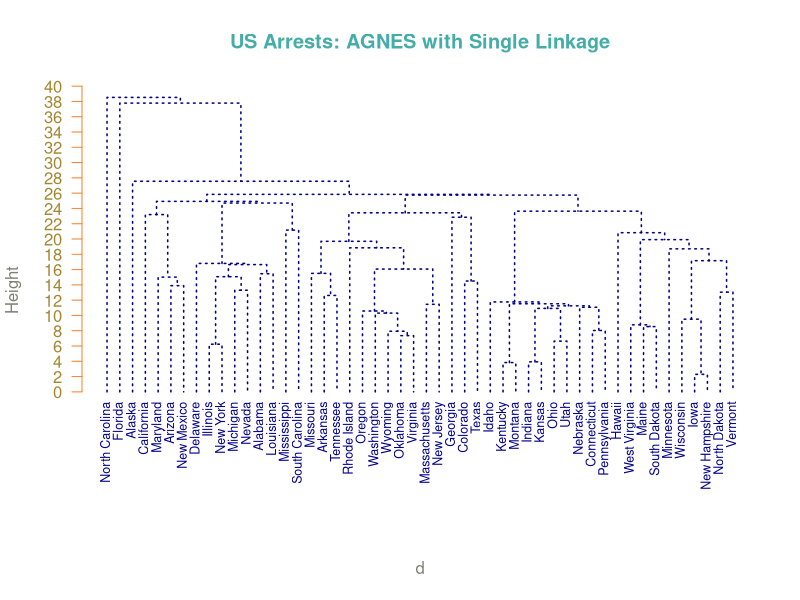
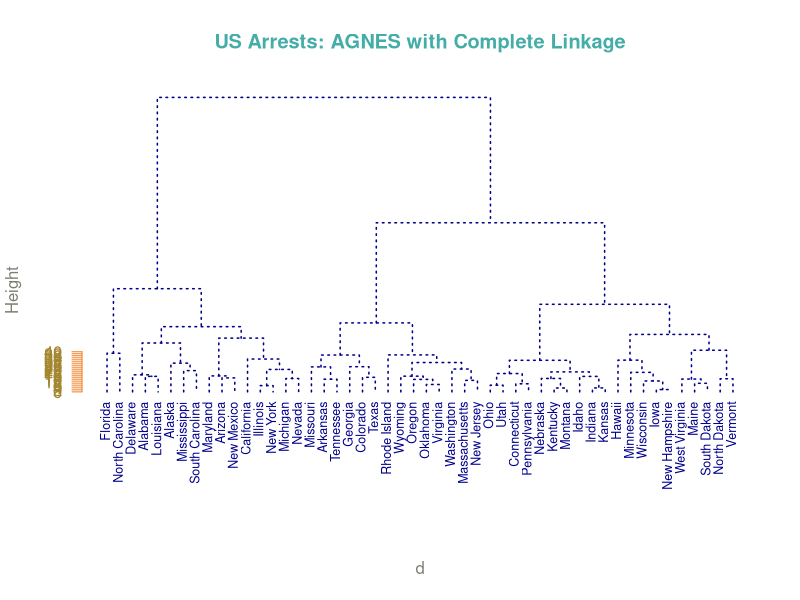
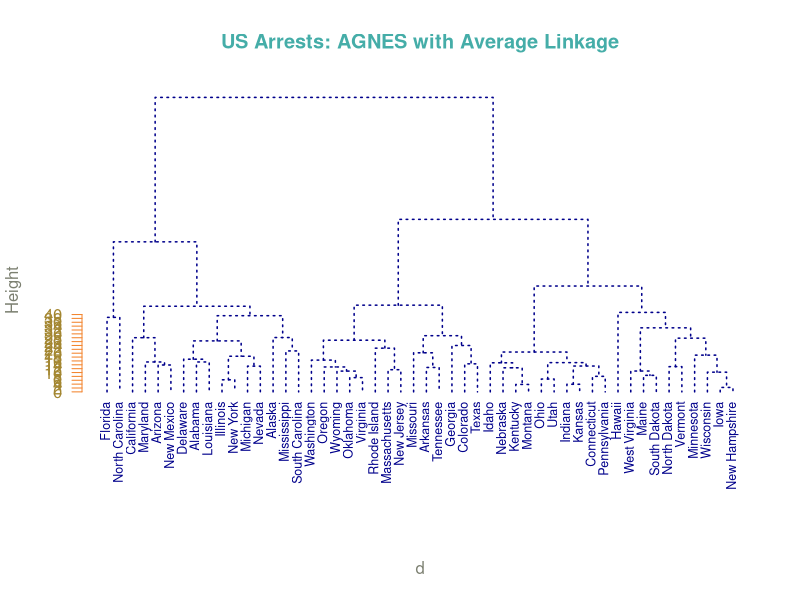
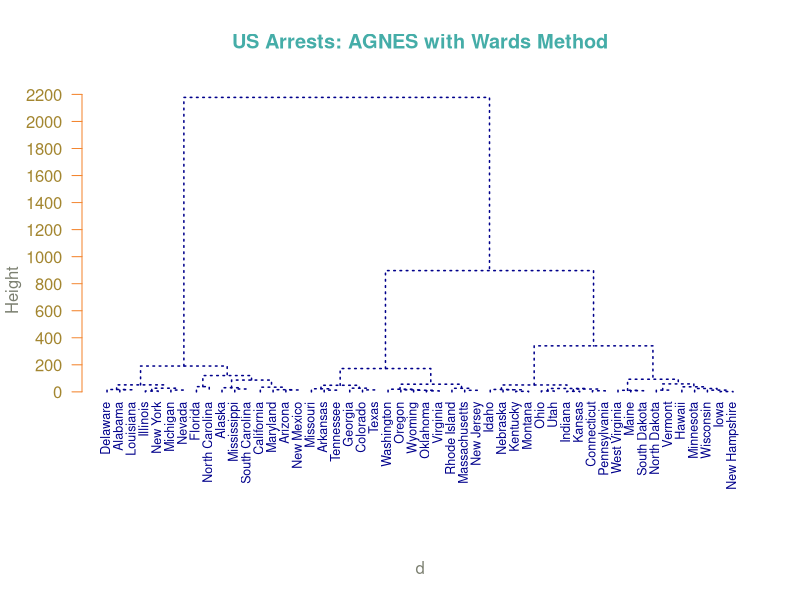
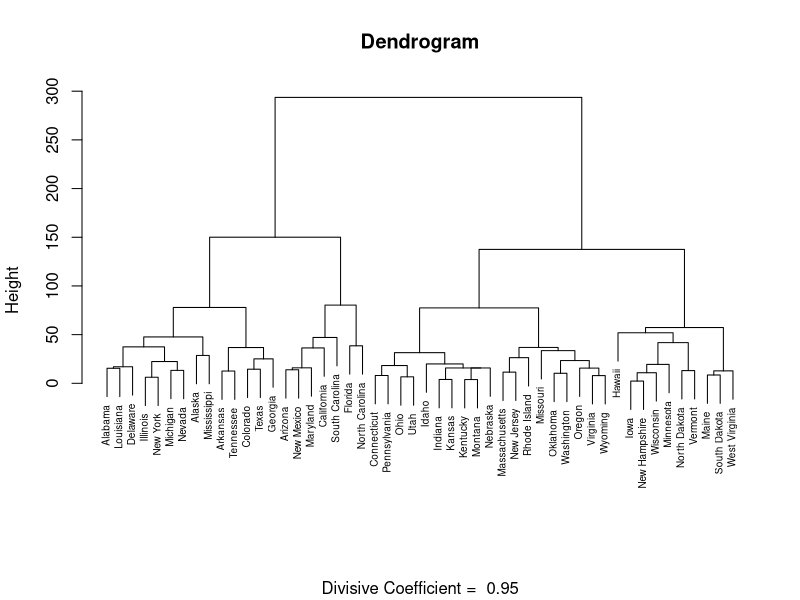
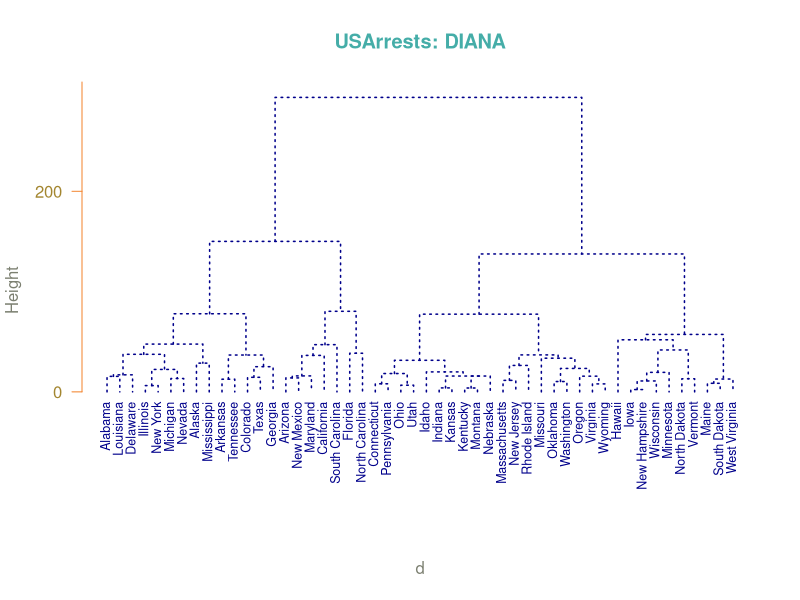
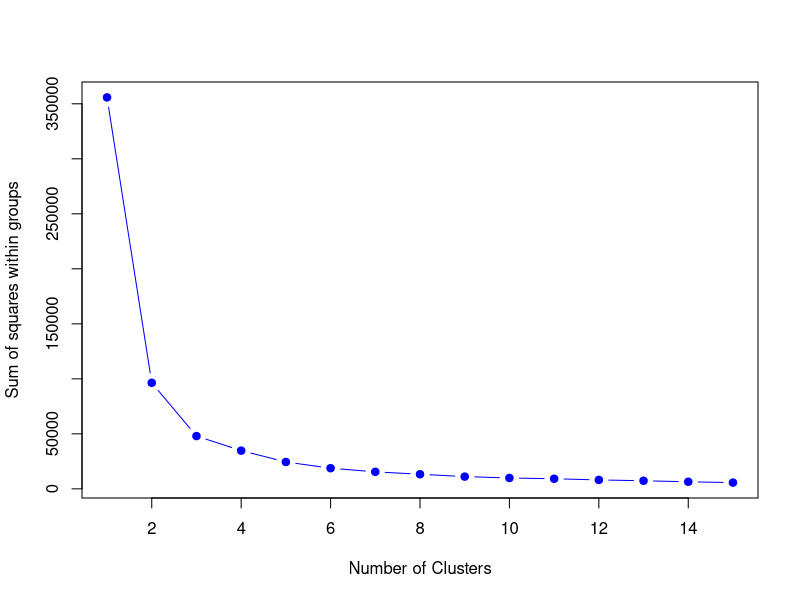
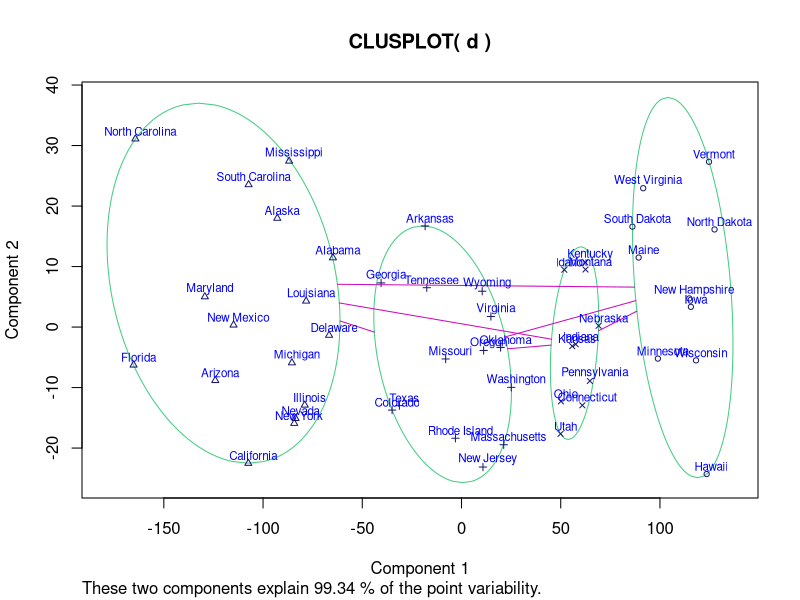

Write the R code that produced these figures, in order.
# install cluster library if you don't already have it!
library(cluster)

#################################################################
########################## US Arrests Data ######################
################################################################

# US Arrests is a part of the R base package however we will work with a special,
# edited version of the file to include more information.

# To see the R in-built version you would type:

head(USArrests)

# Calculate the distance matrix, using euclidean distance
d = dist(USArrests,method="euclidean")

# Take a look at d - you should see a matrix that has entries in the lower half (the matrix is symmetric so
# only these lower half entries are required)
d


################################################################
######################## Hierarchical Clustering ###############
################################################################


################# AGNES with different linkages ################

# For hierarchical clustering we can use the hclust() function which takes in the distance matrix
# and also requires the linkage type (single, complete, average)
#
# Remember, you can compare your output with the accompanying pdf file USArrests_AGNES_Output.pdf to ensure
# you're on the right track :)

# Try single linkage first
hs <- hclust(d,method="single")

# Define the height of the dendrogram (this will depend on the size of the values in hs)
heightseq <- seq(0, 40, 2)

# Note a call to max(hs$height) will help set an appropriate heigh
max(hs$height)

# Note the use of hang=-1 : this makes sure the output is prettier to read.
# Try removing hang=-1 and see what happens
plot(hs, col="darkblue", col.main="#45ADA8", col.lab="#7C8071",col.axis="#F38630", lwd=1.5, lty=3,cex=.75, sub='', hang=-1, axes=FALSE,main='US Arrests: AGNES with Single Linkage')
# add axis
axis(side=2, at=heightseq, col="#F38630",labels=FALSE, lwd=1)
# add text in margin
mtext(heightseq, side=2, at=heightseq,line=1, col="#A38630", las=2)

# ############# For the rest of the linkage types, the only change required is the method chosen in hclust()

# Now try complete linkage
hc <- hclust(d,method="complete")
plot(hc, col="darkblue", col.main="#45ADA8", col.lab="#7C8071",col.axis="#F38630", lwd=1.5, lty=3,cex=.75, sub='', hang=-1, axes=FALSE,main='US Arrests: AGNES with Complete Linkage')
# add axis
axis(side=2, at=heightseq, col="#F38630",labels=FALSE, lwd=1)
# add text in margin
mtext(heightseq, side=2, at=heightseq,line=1, col="#A38630", las=2)

# Average Linkage
ha = hclust(d,method="average")
plot(ha, col="darkblue", col.main="#45ADA8", col.lab="#7C8071",col.axis="#F38630", lwd=1.5, lty=3,cex=.75, sub='', hang=-1, axes=FALSE,main='US Arrests: AGNES with Average Linkage')
# add axis
axis(side=2, at=heightseq, col="#F38630",labels=FALSE, lwd=1)
# add text in margin
mtext(heightseq, side=2, at=heightseq,line=1, col="#A38630", las=2)

# Ward's Method
# Define the height of the dendrogram again since the values for Wards will be LARGE as it takes 
# into account variance
heightseq <- seq(0, 2200, 200)

hw <- hclust(d,method="ward")
plot(hw, col="darkblue", col.main="#45ADA8", col.lab="#7C8071",col.axis="#F38630", lwd=1.5, lty=3,cex=.75, sub='', hang=-1, axes=FALSE,main='US Arrests: AGNES with Wards Method')
# add axis
axis(side=2, at=heightseq , col="#F38630",labels=FALSE, lwd=1)
# add text in margin
mtext(heightseq , side=2, at=heightseq ,line=1, col="#A38630", las=2)


########################## DIANA: US Arrests Data ######################

# Note: currently DIANA allows for only manhattan and Euclidean distances
# The default is Euclidean distance

hc.diana <- diana(d)
plot(hc.diana, which = 2, cex = 0.6, main = "Dendrogram", xlab = "")
mtext("Divisive clustering of USArrests", outer = TRUE)

plot(hc.diana, which=2,col="darkblue", col.main="#45ADA8", col.lab="#7C8071",col.axis="#F38630", lwd=1.5, lty=3,cex=.75, sub='', hang=-1, axes=FALSE,main="USArrests: DIANA")
# add axis
axis(side=2, at=heightseq, col="#F38630",labels=FALSE, lwd=1)
# add text in margin
mtext(heightseq, side=2, at=heightseq,line=1, col="#A38630", las=2)


################################################################
######################## Partitional Clustering ################
################################################################


# ##################### k-means ################################

# Kmeans is a bit trickier.  We need to determine k, the number of clusters
# to extract.  To do this we are going to calculate SSE.


# Determine the sample size n and the number of variables we have p, for the 
# calculation
n = dim(USArrests)[1]; p = dim(USArrests)[2]

# Compute variances to determine how many clusters k to extract
SSE <- (n - 1) * sum(apply(USArrests,2,var)) 

# We compute the SSE for 1 to 15 clusters (ie k=1,...,15) and plot the 15 values
# The 'scree' plot suggests about 3 or 4
for (i in 2:15) {
  SSE[i] <- sum(kmeans(USArrests,centers=i,nstart=25)$withinss)
}

plot(1:15, SSE, type="b", xlab="Number of Clusters", ylab="Sum of squares within groups",pch=19, col="blue")

# Try k-means with 4 clusters (centers=4)
pc.km <- kmeans(USArrests, centers = 4)

# Now produce a plot of the four clusters themeselves
clusplot(d, pc.km$cluster, diss = TRUE, cex=0.7,col.p='midnightblue', col.clus='seagreen3',col.txt='blue', labels=3)


# ################  This code is for PART III.  

# Can cycle through plots and choose using the 'best' silhouette
asw <- numeric(20)
for (k in 2:20) {
   km <- kmeans(USArrests, centers = k)
   si <- silhouette(km$cluster,d)
   asw[k] <- mean(si[,3])
}

k.best <- which.max(asw)
cat("silhouette-optimal number of clusters:", k.best, "\n")
plot(1:20, asw, type= "h", main = "k-means clustering assessment",
     xlab= "k  (# clusters)", ylab = "average silhouette width")
axis(1, k.best, paste("best",k.best,sep="\n"), col = "seagreen3", col.axis = "seagreen3")

pc.km <- kmeans(USArrests, centers = 4)

# Produce the silhouette plot
si <- silhouette(pc.km$cluster,d)
ssi <- summary(si)
#plot(si, col = c("green", "blue"))    # silly!
plot(si, col = "navy")